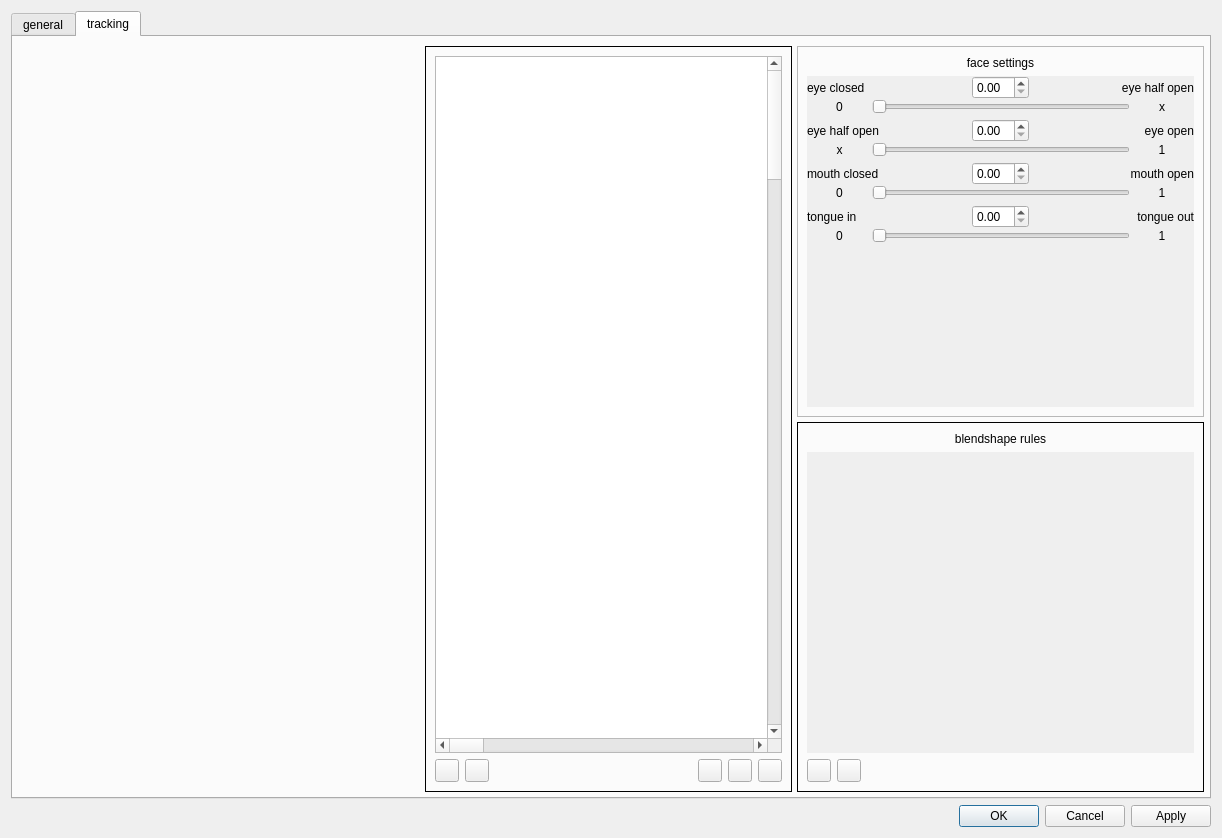
<?xml version="1.0" encoding="UTF-8"?>
<ui version="4.0">
 <class>FaceTrackerDialog</class>
 <widget class="QDialog" name="FaceTrackerDialog">
  <property name="geometry">
   <rect>
    <x>0</x>
    <y>0</y>
    <width>1222</width>
    <height>838</height>
   </rect>
  </property>
  <property name="windowTitle">
   <string>Dialog</string>
  </property>
  <property name="sizeGripEnabled">
   <bool>false</bool>
  </property>
  <layout class="QVBoxLayout" name="verticalLayout">
   <item>
    <widget class="QWidget" name="dialogMainWidget" native="true">
     <layout class="QVBoxLayout" name="verticalLayout_3">
      <property name="leftMargin">
       <number>0</number>
      </property>
      <property name="topMargin">
       <number>0</number>
      </property>
      <property name="rightMargin">
       <number>0</number>
      </property>
      <property name="bottomMargin">
       <number>0</number>
      </property>
      <item>
       <widget class="QTabWidget" name="settingsTabWidget">
        <property name="currentIndex">
         <number>1</number>
        </property>
        <widget class="QWidget" name="generalTab">
         <attribute name="title">
          <string>general</string>
         </attribute>
         <layout class="QVBoxLayout" name="tab1VerticalLayout">
          <property name="leftMargin">
           <number>5</number>
          </property>
          <property name="rightMargin">
           <number>5</number>
          </property>
          <property name="bottomMargin">
           <number>5</number>
          </property>
          <item>
           <widget class="QScrollArea" name="generalDialogScrollArea">
            <property name="frameShape">
             <enum>QFrame::NoFrame</enum>
            </property>
            <property name="widgetResizable">
             <bool>true</bool>
            </property>
            <widget class="QWidget" name="scrollAreaWidgetContents">
             <property name="geometry">
              <rect>
               <x>0</x>
               <y>0</y>
               <width>1170</width>
               <height>726</height>
              </rect>
             </property>
             <layout class="QVBoxLayout" name="verticalLayout_2">
              <property name="leftMargin">
               <number>0</number>
              </property>
              <property name="topMargin">
               <number>0</number>
              </property>
              <property name="rightMargin">
               <number>0</number>
              </property>
              <property name="bottomMargin">
               <number>0</number>
              </property>
              <item>
               <widget class="QGroupBox" name="generalGroupBox">
                <property name="title">
                 <string>general</string>
                </property>
                <layout class="QFormLayout" name="formLayout_2">
                 <property name="fieldGrowthPolicy">
                  <enum>QFormLayout::ExpandingFieldsGrow</enum>
                 </property>
                 <property name="bottomMargin">
                  <number>12</number>
                 </property>
                 <item row="0" column="0">
                  <widget class="QLabel" name="trackerIdLabel">
                   <property name="text">
                    <string>name</string>
                   </property>
                  </widget>
                 </item>
                 <item row="0" column="1">
                  <widget class="QLineEdit" name="trackerIdLineEdit"/>
                 </item>
                 <item row="1" column="0">
                  <widget class="QLabel" name="imageSourceNameLabel">
                   <property name="text">
                    <string>source</string>
                   </property>
                  </widget>
                 </item>
                 <item row="1" column="1">
                  <widget class="QComboBox" name="imageSourceDropdownList">
                   <property name="sizePolicy">
                    <sizepolicy hsizetype="MinimumExpanding" vsizetype="Fixed">
                     <horstretch>0</horstretch>
                     <verstretch>0</verstretch>
                    </sizepolicy>
                   </property>
                  </widget>
                 </item>
                </layout>
               </widget>
              </item>
              <item>
               <widget class="QGroupBox" name="connectionGroupBox">
                <property name="title">
                 <string>connection</string>
                </property>
                <layout class="QVBoxLayout" name="verticalLayout_4">
                 <item>
                  <layout class="QFormLayout" name="trackingFormLayout">
                   <property name="fieldGrowthPolicy">
                    <enum>QFormLayout::ExpandingFieldsGrow</enum>
                   </property>
                   <item row="0" column="0">
                    <widget class="QLabel" name="ipAddressLabel">
                     <property name="text">
                      <string>ipAddress</string>
                     </property>
                    </widget>
                   </item>
                   <item row="0" column="1">
                    <widget class="QLabel" name="ipAddressViewLabel">
                     <property name="text">
                      <string>xxx.xxx.xxx.xxx</string>
                     </property>
                    </widget>
                   </item>
                   <item row="1" column="0">
                    <widget class="QLabel" name="portLabel">
                     <property name="text">
                      <string>port</string>
                     </property>
                    </widget>
                   </item>
                   <item row="2" column="0">
                    <widget class="QLabel" name="destIpAddressLabel">
                     <property name="text">
                      <string>destIpAddress</string>
                     </property>
                    </widget>
                   </item>
                   <item row="2" column="1">
                    <widget class="QLineEdit" name="destIpAddressLineEdit"/>
                   </item>
                   <item row="3" column="0">
                    <widget class="QLabel" name="destPortLabel">
                     <property name="text">
                      <string>destPort</string>
                     </property>
                    </widget>
                   </item>
                   <item row="1" column="1">
                    <widget class="QSpinBox" name="portSpinBox">
                     <property name="sizePolicy">
                      <sizepolicy hsizetype="Expanding" vsizetype="Fixed">
                       <horstretch>0</horstretch>
                       <verstretch>0</verstretch>
                      </sizepolicy>
                     </property>
                    </widget>
                   </item>
                   <item row="3" column="1">
                    <widget class="QSpinBox" name="destPortSpinBox">
                     <property name="sizePolicy">
                      <sizepolicy hsizetype="Expanding" vsizetype="Fixed">
                       <horstretch>0</horstretch>
                       <verstretch>0</verstretch>
                      </sizepolicy>
                     </property>
                    </widget>
                   </item>
                  </layout>
                 </item>
                </layout>
               </widget>
              </item>
              <item>
               <layout class="QFormLayout" name="infoFormLayout">
                <property name="fieldGrowthPolicy">
                 <enum>QFormLayout::AllNonFixedFieldsGrow</enum>
                </property>
                <property name="topMargin">
                 <number>0</number>
                </property>
                <item row="0" column="0">
                 <widget class="QLabel" name="byLabel">
                  <property name="text">
                   <string>by:</string>
                  </property>
                  <property name="alignment">
                   <set>Qt::AlignLeading|Qt::AlignLeft|Qt::AlignVCenter</set>
                  </property>
                  <property name="openExternalLinks">
                   <bool>true</bool>
                  </property>
                 </widget>
                </item>
                <item row="0" column="1">
                 <widget class="QLabel" name="byTextLabel">
                  <property name="text">
                   <string notr="true">&lt;html&gt;&lt;head/&gt;&lt;body&gt;&lt;p&gt;&lt;a href=&quot;https://www.ashmanix.com&quot;&gt;&lt;span&gt;Ashmanix&lt;/span&gt;&lt;/a&gt;&lt;/p&gt;&lt;/body&gt;&lt;/html&gt;</string>
                  </property>
                  <property name="wordWrap">
                   <bool>true</bool>
                  </property>
                  <property name="openExternalLinks">
                   <bool>true</bool>
                  </property>
                 </widget>
                </item>
                <item row="1" column="0">
                 <widget class="QLabel" name="contributorsLabel">
                  <property name="text">
                   <string>contributors:</string>
                  </property>
                 </widget>
                </item>
                <item row="2" column="0">
                 <widget class="QLabel" name="versionLabel">
                  <property name="text">
                   <string>v:</string>
                  </property>
                 </widget>
                </item>
                <item row="2" column="1">
                 <widget class="QLabel" name="versionTextLabel">
                  <property name="text">
                   <string>VersionNo</string>
                  </property>
                 </widget>
                </item>
                <item row="1" column="1">
                 <widget class="QLabel" name="contributorsTextLabel">
                  <property name="text">
                   <string>&lt;html&gt;&lt;head/&gt;&lt;body&gt;&lt;p&gt;&lt;a href=&quot;https://github.com/ashmanix/ashmanix-moveface-obs-plugin/graphs/contributors&quot;&gt;Code Contributors&lt;/a&gt;&lt;/p&gt;&lt;/body&gt;&lt;/html&gt;</string>
                  </property>
                  <property name="wordWrap">
                   <bool>true</bool>
                  </property>
                  <property name="openExternalLinks">
                   <bool>true</bool>
                  </property>
                 </widget>
                </item>
               </layout>
              </item>
              <item>
               <spacer name="verticalSpacer">
                <property name="orientation">
                 <enum>Qt::Vertical</enum>
                </property>
                <property name="sizeType">
                 <enum>QSizePolicy::MinimumExpanding</enum>
                </property>
                <property name="sizeHint" stdset="0">
                 <size>
                  <width>20</width>
                  <height>5</height>
                 </size>
                </property>
               </spacer>
              </item>
             </layout>
            </widget>
           </widget>
          </item>
         </layout>
        </widget>
        <widget class="QWidget" name="trackingTab">
         <attribute name="title">
          <string>tracking</string>
         </attribute>
         <layout class="QVBoxLayout" name="verticalLayout_7">
          <property name="leftMargin">
           <number>5</number>
          </property>
          <property name="rightMargin">
           <number>5</number>
          </property>
          <property name="bottomMargin">
           <number>5</number>
          </property>
          <item>
           <layout class="QHBoxLayout" name="configHorizontalLayout" stretch="10,9,10">
            <property name="spacing">
             <number>5</number>
            </property>
            <property name="topMargin">
             <number>0</number>
            </property>
            <property name="bottomMargin">
             <number>0</number>
            </property>
            <item>
             <layout class="QVBoxLayout" name="poseVerticalLayout" stretch="">
              <property name="spacing">
               <number>5</number>
              </property>
              <property name="topMargin">
               <number>0</number>
              </property>
              <property name="bottomMargin">
               <number>0</number>
              </property>
             </layout>
            </item>
            <item>
             <widget class="QFrame" name="imageFrame">
              <property name="minimumSize">
               <size>
                <width>0</width>
                <height>0</height>
               </size>
              </property>
              <property name="frameShape">
               <enum>QFrame::Panel</enum>
              </property>
              <property name="frameShadow">
               <enum>QFrame::Plain</enum>
              </property>
              <layout class="QVBoxLayout" name="verticalLayout_8">
               <item>
                <widget class="AvatarGraphicsView" name="avatarGraphicsView">
                 <property name="sizePolicy">
                  <sizepolicy hsizetype="Expanding" vsizetype="Expanding">
                   <horstretch>0</horstretch>
                   <verstretch>0</verstretch>
                  </sizepolicy>
                 </property>
                 <property name="minimumSize">
                  <size>
                   <width>0</width>
                   <height>200</height>
                  </size>
                 </property>
                 <property name="autoFillBackground">
                  <bool>false</bool>
                 </property>
                 <property name="styleSheet">
                  <string notr="true"/>
                 </property>
                 <property name="frameShape">
                  <enum>QFrame::StyledPanel</enum>
                 </property>
                 <property name="frameShadow">
                  <enum>QFrame::Sunken</enum>
                 </property>
                 <property name="lineWidth">
                  <number>1</number>
                 </property>
                 <property name="verticalScrollBarPolicy">
                  <enum>Qt::ScrollBarAsNeeded</enum>
                 </property>
                 <property name="horizontalScrollBarPolicy">
                  <enum>Qt::ScrollBarAsNeeded</enum>
                 </property>
                 <property name="sizeAdjustPolicy">
                  <enum>QAbstractScrollArea::AdjustToContents</enum>
                 </property>
                 <property name="backgroundBrush">
                  <brush brushstyle="NoBrush">
                   <color alpha="255">
                    <red>0</red>
                    <green>0</green>
                    <blue>0</blue>
                   </color>
                  </brush>
                 </property>
                 <property name="sceneRect">
                  <rectf>
                   <x>0.000000000000000</x>
                   <y>0.000000000000000</y>
                   <width>3000.000000000000000</width>
                   <height>5000.000000000000000</height>
                  </rectf>
                 </property>
                 <property name="dragMode">
                  <enum>QGraphicsView::ScrollHandDrag</enum>
                 </property>
                 <property name="transformationAnchor">
                  <enum>QGraphicsView::AnchorUnderMouse</enum>
                 </property>
                 <property name="rubberBandSelectionMode">
                  <enum>Qt::IntersectsItemShape</enum>
                 </property>
                 <property name="class" stdset="0">
                  <string>bg-base</string>
                 </property>
                </widget>
               </item>
               <item>
                <layout class="QHBoxLayout" name="horizontalLayout_3">
                 <property name="topMargin">
                  <number>0</number>
                 </property>
                 <item>
                  <widget class="QToolButton" name="zoomInToolButton">
                   <property name="text">
                    <string/>
                   </property>
                  </widget>
                 </item>
                 <item>
                  <widget class="QToolButton" name="zoomOutToolButton">
                   <property name="text">
                    <string/>
                   </property>
                  </widget>
                 </item>
                 <item>
                  <spacer name="horizontalSpacer">
                   <property name="orientation">
                    <enum>Qt::Horizontal</enum>
                   </property>
                   <property name="sizeHint" stdset="0">
                    <size>
                     <width>40</width>
                     <height>20</height>
                    </size>
                   </property>
                  </spacer>
                 </item>
                 <item>
                  <widget class="QToolButton" name="centerOnImagesToolButton">
                   <property name="text">
                    <string/>
                   </property>
                  </widget>
                 </item>
                 <item>
                  <widget class="QToolButton" name="moveImageUpLevelToolButton">
                   <property name="text">
                    <string/>
                   </property>
                  </widget>
                 </item>
                 <item>
                  <widget class="QToolButton" name="moveImageDownLevelToolButton">
                   <property name="text">
                    <string/>
                   </property>
                  </widget>
                 </item>
                </layout>
               </item>
              </layout>
             </widget>
            </item>
            <item>
             <layout class="QVBoxLayout" name="settingsVerticalLayout" stretch="1,1">
              <property name="spacing">
               <number>5</number>
              </property>
              <property name="leftMargin">
               <number>0</number>
              </property>
              <property name="topMargin">
               <number>0</number>
              </property>
              <property name="bottomMargin">
               <number>0</number>
              </property>
              <item>
               <widget class="QFrame" name="faceSettingsFrame">
                <property name="minimumSize">
                 <size>
                  <width>0</width>
                  <height>0</height>
                 </size>
                </property>
                <property name="frameShape">
                 <enum>QFrame::StyledPanel</enum>
                </property>
                <property name="frameShadow">
                 <enum>QFrame::Raised</enum>
                </property>
                <layout class="QVBoxLayout" name="verticalLayout_9">
                 <item>
                  <widget class="QLabel" name="faceSettingsLabel">
                   <property name="text">
                    <string>face settings</string>
                   </property>
                   <property name="alignment">
                    <set>Qt::AlignCenter</set>
                   </property>
                  </widget>
                 </item>
                 <item>
                  <widget class="QScrollArea" name="faceSettingsScrollArea">
                   <property name="frameShape">
                    <enum>QFrame::NoFrame</enum>
                   </property>
                   <property name="frameShadow">
                    <enum>QFrame::Plain</enum>
                   </property>
                   <property name="widgetResizable">
                    <bool>true</bool>
                   </property>
                   <widget class="QWidget" name="scrollAreaWidgetContents_2">
                    <property name="geometry">
                     <rect>
                      <x>0</x>
                      <y>0</y>
                      <width>371</width>
                      <height>309</height>
                     </rect>
                    </property>
                    <layout class="QVBoxLayout" name="verticalLayout_11" stretch="0,0,0,0,0,0,0,0,0,0,0,0">
                     <property name="spacing">
                      <number>0</number>
                     </property>
                     <property name="leftMargin">
                      <number>0</number>
                     </property>
                     <property name="topMargin">
                      <number>0</number>
                     </property>
                     <property name="rightMargin">
                      <number>0</number>
                     </property>
                     <property name="bottomMargin">
                      <number>0</number>
                     </property>
                     <item>
                      <layout class="QHBoxLayout" name="horizontalLayout_12" stretch="1,1,1">
                       <item>
                        <widget class="QLabel" name="label_10">
                         <property name="text">
                          <string>eye closed</string>
                         </property>
                         <property name="alignment">
                          <set>Qt::AlignLeading|Qt::AlignLeft|Qt::AlignVCenter</set>
                         </property>
                        </widget>
                       </item>
                       <item>
                        <widget class="QDoubleSpinBox" name="doubleSpinBox">
                         <property name="sizePolicy">
                          <sizepolicy hsizetype="Fixed" vsizetype="Fixed">
                           <horstretch>0</horstretch>
                           <verstretch>0</verstretch>
                          </sizepolicy>
                         </property>
                        </widget>
                       </item>
                       <item>
                        <widget class="QLabel" name="eyeHalfOpenControlLabel">
                         <property name="text">
                          <string>eye half open</string>
                         </property>
                         <property name="alignment">
                          <set>Qt::AlignRight|Qt::AlignTrailing|Qt::AlignVCenter</set>
                         </property>
                        </widget>
                       </item>
                      </layout>
                     </item>
                     <item>
                      <layout class="QHBoxLayout" name="horizontalLayout_16" stretch="2,8,2">
                       <property name="topMargin">
                        <number>0</number>
                       </property>
                       <item>
                        <widget class="QLabel" name="eyeHalfOpenMinLabel">
                         <property name="text">
                          <string>0</string>
                         </property>
                         <property name="alignment">
                          <set>Qt::AlignCenter</set>
                         </property>
                        </widget>
                       </item>
                       <item>
                        <widget class="QSlider" name="horizontalSlider">
                         <property name="orientation">
                          <enum>Qt::Horizontal</enum>
                         </property>
                        </widget>
                       </item>
                       <item>
                        <widget class="QLabel" name="eyeHalfOpenMaxLabel">
                         <property name="text">
                          <string>x</string>
                         </property>
                         <property name="alignment">
                          <set>Qt::AlignCenter</set>
                         </property>
                        </widget>
                       </item>
                      </layout>
                     </item>
                     <item>
                      <spacer name="verticalSpacer_3">
                       <property name="orientation">
                        <enum>Qt::Vertical</enum>
                       </property>
                       <property name="sizeType">
                        <enum>QSizePolicy::Fixed</enum>
                       </property>
                       <property name="sizeHint" stdset="0">
                        <size>
                         <width>20</width>
                         <height>5</height>
                        </size>
                       </property>
                      </spacer>
                     </item>
                     <item>
                      <layout class="QHBoxLayout" name="horizontalLayout_13" stretch="1,1,1">
                       <property name="topMargin">
                        <number>0</number>
                       </property>
                       <item>
                        <widget class="QLabel" name="label_4">
                         <property name="text">
                          <string>eye half open</string>
                         </property>
                         <property name="alignment">
                          <set>Qt::AlignLeading|Qt::AlignLeft|Qt::AlignVCenter</set>
                         </property>
                        </widget>
                       </item>
                       <item>
                        <widget class="QDoubleSpinBox" name="doubleSpinBox_2">
                         <property name="sizePolicy">
                          <sizepolicy hsizetype="Fixed" vsizetype="Fixed">
                           <horstretch>0</horstretch>
                           <verstretch>0</verstretch>
                          </sizepolicy>
                         </property>
                        </widget>
                       </item>
                       <item>
                        <widget class="QLabel" name="eyeOpenControlLabel">
                         <property name="text">
                          <string>eye open</string>
                         </property>
                         <property name="alignment">
                          <set>Qt::AlignRight|Qt::AlignTrailing|Qt::AlignVCenter</set>
                         </property>
                        </widget>
                       </item>
                      </layout>
                     </item>
                     <item>
                      <layout class="QHBoxLayout" name="horizontalLayout_17" stretch="2,8,2">
                       <property name="topMargin">
                        <number>0</number>
                       </property>
                       <item>
                        <widget class="QLabel" name="eyeOpenMinLabel">
                         <property name="text">
                          <string>x</string>
                         </property>
                         <property name="alignment">
                          <set>Qt::AlignCenter</set>
                         </property>
                        </widget>
                       </item>
                       <item>
                        <widget class="QSlider" name="horizontalSlider_2">
                         <property name="orientation">
                          <enum>Qt::Horizontal</enum>
                         </property>
                        </widget>
                       </item>
                       <item>
                        <widget class="QLabel" name="eyeOpenMaxLabel">
                         <property name="text">
                          <string>1</string>
                         </property>
                         <property name="alignment">
                          <set>Qt::AlignCenter</set>
                         </property>
                        </widget>
                       </item>
                      </layout>
                     </item>
                     <item>
                      <spacer name="verticalSpacer_4">
                       <property name="orientation">
                        <enum>Qt::Vertical</enum>
                       </property>
                       <property name="sizeType">
                        <enum>QSizePolicy::Fixed</enum>
                       </property>
                       <property name="sizeHint" stdset="0">
                        <size>
                         <width>20</width>
                         <height>5</height>
                        </size>
                       </property>
                      </spacer>
                     </item>
                     <item>
                      <layout class="QHBoxLayout" name="horizontalLayout_14" stretch="2,8,2">
                       <item>
                        <widget class="QLabel" name="label_6">
                         <property name="text">
                          <string>mouth closed</string>
                         </property>
                         <property name="alignment">
                          <set>Qt::AlignLeading|Qt::AlignLeft|Qt::AlignVCenter</set>
                         </property>
                        </widget>
                       </item>
                       <item>
                        <widget class="QDoubleSpinBox" name="doubleSpinBox_3">
                         <property name="sizePolicy">
                          <sizepolicy hsizetype="Fixed" vsizetype="Fixed">
                           <horstretch>0</horstretch>
                           <verstretch>0</verstretch>
                          </sizepolicy>
                         </property>
                        </widget>
                       </item>
                       <item>
                        <widget class="QLabel" name="mouthOpenControlLabel">
                         <property name="text">
                          <string>mouth open</string>
                         </property>
                         <property name="alignment">
                          <set>Qt::AlignRight|Qt::AlignTrailing|Qt::AlignVCenter</set>
                         </property>
                        </widget>
                       </item>
                      </layout>
                     </item>
                     <item>
                      <layout class="QHBoxLayout" name="horizontalLayout_11" stretch="2,8,2">
                       <property name="topMargin">
                        <number>0</number>
                       </property>
                       <item>
                        <widget class="QLabel" name="label_2">
                         <property name="text">
                          <string>0</string>
                         </property>
                         <property name="alignment">
                          <set>Qt::AlignCenter</set>
                         </property>
                        </widget>
                       </item>
                       <item>
                        <widget class="QSlider" name="horizontalSlider_3">
                         <property name="orientation">
                          <enum>Qt::Horizontal</enum>
                         </property>
                        </widget>
                       </item>
                       <item>
                        <widget class="QLabel" name="label_3">
                         <property name="text">
                          <string>1</string>
                         </property>
                         <property name="alignment">
                          <set>Qt::AlignCenter</set>
                         </property>
                        </widget>
                       </item>
                      </layout>
                     </item>
                     <item>
                      <spacer name="verticalSpacer_5">
                       <property name="orientation">
                        <enum>Qt::Vertical</enum>
                       </property>
                       <property name="sizeType">
                        <enum>QSizePolicy::Fixed</enum>
                       </property>
                       <property name="sizeHint" stdset="0">
                        <size>
                         <width>20</width>
                         <height>5</height>
                        </size>
                       </property>
                      </spacer>
                     </item>
                     <item>
                      <layout class="QHBoxLayout" name="horizontalLayout_15" stretch="1,1,1">
                       <item>
                        <widget class="QLabel" name="label">
                         <property name="text">
                          <string>tongue in</string>
                         </property>
                        </widget>
                       </item>
                       <item>
                        <widget class="QDoubleSpinBox" name="doubleSpinBox_4">
                         <property name="sizePolicy">
                          <sizepolicy hsizetype="Fixed" vsizetype="Fixed">
                           <horstretch>0</horstretch>
                           <verstretch>0</verstretch>
                          </sizepolicy>
                         </property>
                        </widget>
                       </item>
                       <item>
                        <widget class="QLabel" name="label_9">
                         <property name="text">
                          <string>tongue out</string>
                         </property>
                         <property name="alignment">
                          <set>Qt::AlignRight|Qt::AlignTrailing|Qt::AlignVCenter</set>
                         </property>
                        </widget>
                       </item>
                      </layout>
                     </item>
                     <item>
                      <layout class="QHBoxLayout" name="horizontalLayout_19" stretch="2,8,2">
                       <property name="topMargin">
                        <number>0</number>
                       </property>
                       <item>
                        <widget class="QLabel" name="label_7">
                         <property name="text">
                          <string>0</string>
                         </property>
                         <property name="alignment">
                          <set>Qt::AlignCenter</set>
                         </property>
                        </widget>
                       </item>
                       <item>
                        <widget class="QSlider" name="horizontalSlider_4">
                         <property name="orientation">
                          <enum>Qt::Horizontal</enum>
                         </property>
                        </widget>
                       </item>
                       <item>
                        <widget class="QLabel" name="label_8">
                         <property name="text">
                          <string>1</string>
                         </property>
                         <property name="alignment">
                          <set>Qt::AlignCenter</set>
                         </property>
                        </widget>
                       </item>
                      </layout>
                     </item>
                     <item>
                      <spacer name="verticalSpacer_2">
                       <property name="orientation">
                        <enum>Qt::Vertical</enum>
                       </property>
                       <property name="sizeType">
                        <enum>QSizePolicy::MinimumExpanding</enum>
                       </property>
                       <property name="sizeHint" stdset="0">
                        <size>
                         <width>20</width>
                         <height>5</height>
                        </size>
                       </property>
                      </spacer>
                     </item>
                    </layout>
                   </widget>
                  </widget>
                 </item>
                </layout>
               </widget>
              </item>
              <item>
               <widget class="QFrame" name="blenshapeRulesFrame">
                <property name="minimumSize">
                 <size>
                  <width>0</width>
                  <height>0</height>
                 </size>
                </property>
                <property name="frameShape">
                 <enum>QFrame::Panel</enum>
                </property>
                <property name="frameShadow">
                 <enum>QFrame::Plain</enum>
                </property>
                <layout class="QVBoxLayout" name="verticalLayout_10">
                 <item>
                  <widget class="QLabel" name="blendshapeRulesLabel">
                   <property name="text">
                    <string>blendshape rules</string>
                   </property>
                   <property name="alignment">
                    <set>Qt::AlignCenter</set>
                   </property>
                  </widget>
                 </item>
                 <item>
                  <widget class="QScrollArea" name="blendshapeRulesScrollArea">
                   <property name="frameShape">
                    <enum>QFrame::NoFrame</enum>
                   </property>
                   <property name="frameShadow">
                    <enum>QFrame::Plain</enum>
                   </property>
                   <property name="widgetResizable">
                    <bool>true</bool>
                   </property>
                   <widget class="QWidget" name="scrollAreaWidgetContents_3">
                    <property name="geometry">
                     <rect>
                      <x>0</x>
                      <y>0</y>
                      <width>371</width>
                      <height>270</height>
                     </rect>
                    </property>
                    <layout class="QVBoxLayout" name="verticalLayout_13"/>
                   </widget>
                  </widget>
                 </item>
                 <item>
                  <layout class="QHBoxLayout" name="blendshapeRuleButtonsLayout">
                   <property name="topMargin">
                    <number>0</number>
                   </property>
                   <item>
                    <widget class="QToolButton" name="addBlenshapeRuleToolButton">
                     <property name="text">
                      <string/>
                     </property>
                    </widget>
                   </item>
                   <item>
                    <widget class="QToolButton" name="deleteBlendshapeRuleToolButton">
                     <property name="text">
                      <string/>
                     </property>
                    </widget>
                   </item>
                   <item>
                    <spacer name="horizontalSpacer_2">
                     <property name="orientation">
                      <enum>Qt::Horizontal</enum>
                     </property>
                     <property name="sizeHint" stdset="0">
                      <size>
                       <width>40</width>
                       <height>20</height>
                      </size>
                     </property>
                    </spacer>
                   </item>
                  </layout>
                 </item>
                </layout>
               </widget>
              </item>
             </layout>
            </item>
           </layout>
          </item>
         </layout>
        </widget>
       </widget>
      </item>
      <item>
       <widget class="QDialogButtonBox" name="dialogButtonBox">
        <property name="focusPolicy">
         <enum>Qt::TabFocus</enum>
        </property>
        <property name="orientation">
         <enum>Qt::Horizontal</enum>
        </property>
        <property name="standardButtons">
         <set>QDialogButtonBox::Apply|QDialogButtonBox::Cancel|QDialogButtonBox::Ok</set>
        </property>
       </widget>
      </item>
     </layout>
    </widget>
   </item>
  </layout>
 </widget>
 <customwidgets>
  <customwidget>
   <class>AvatarGraphicsView</class>
   <extends>QGraphicsView</extends>
   <header>widgets/settings-dialog/avatar-graphics-view.h</header>
  </customwidget>
 </customwidgets>
 <resources/>
 <connections/>
</ui>
